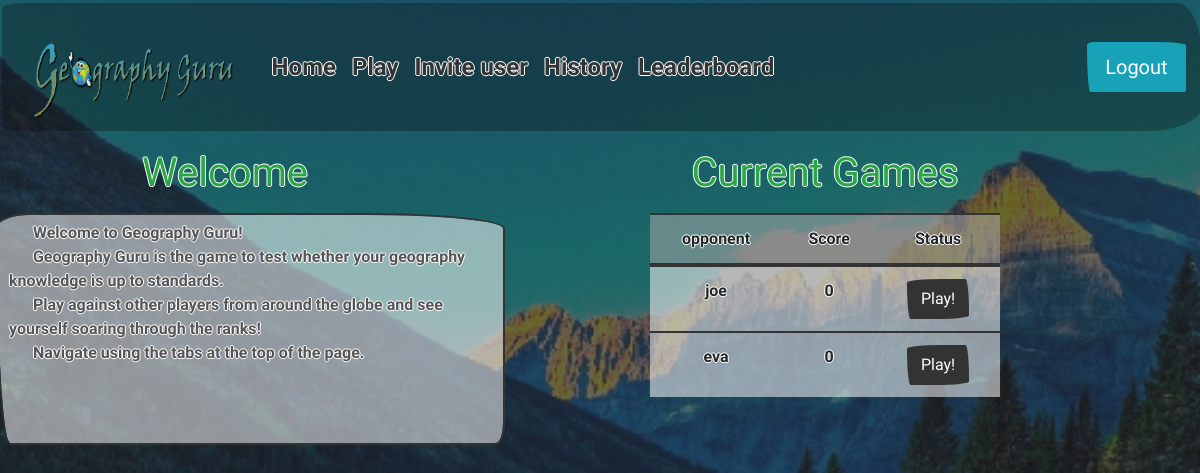
/ (signed in), run on the app's committed database.
### tables this page shows
CREATE TABLE 'games' ('game_id' integer PRIMARY KEY AUTOINCREMENT NOT NULL, 'player1_id' integer NOT NULL, 'player2_id' integer NOT NULL, 'questions' text NOT NULL, 'score' INTEGER NOT NULL DEFAULT 999, 'player1_name' text, 'player2_name' text, 'status' text NOT NULL DEFAULT 'starting');

### application.py (the view, shortened to what this page needs)
@app.route("/", methods=["GET", "POST"])
@login_required
def index():
    session["score"] = 0
    finished = session.get("finished")
    if request.method == "GET":
        user_index = index_info(session.get("user_id"))
        rows = user_index[0]
        rows2 = user_index[1]
        if rows or rows2:
            return render_template("index.html", current=rows, current2=rows2, finished=finished)
        else:
            return render_template("index.html", finished=finished)

### helpers.py (called while the page is built)
def login_required(f):
    @wraps(f)
    def decorated_function(*args, **kwargs):
        if session.get("user_id") is None:
            return redirect("/login")
        return f(*args, **kwargs)
    return decorated_function

def index_info(user_id):
    sent = db.execute("SELECT game_id, player1_name, player2_name, score, status FROM games WHERE player1_id = :id and status = :active",
                      id=session["user_id"], active=("active"))
    received = db.execute("SELECT game_id, player1_name, player2_name, score, status FROM games WHERE player2_id = :id and status = :active",
                          id=session["user_id"], active=("active"))
    return [sent, received]

### templates/index.html (shortened to what this page needs)
{% extends "layout.html" %}
{% block main %}
<div class="row">
  <div class="column left">
    <div class="form-group">
    <h1><p class ="text-success">Welcome</p></h1>
    <div class = "box">
    <textarea disabled class="form-control" id="welcometext" rows="9" cols="50">
      Welcome to Geography Guru!
      Geography Guru is the game to test whether your geography knowledge is up to standards.
      Play against other players from around the globe and see yourself soaring through the ranks!
      Navigate using the tabs at the top of the page.
    </textarea>
    </div>
    </div>
  </div>
  <div class="column right">
    <h1><p class ="text-success">Current Games</p></h1>
    <div class="scroller">
    <table class="table">
      <thead>
        <tr>
          <th scope="col">opponent</th></th>
          <th scope="col">Score</th>
          <th colspan="2">Status</th>
        </tr>
      </thead>
      {% if current or current2 %}
          {% for now in current2 %}
            <tr>
              <td>{{ now.player1_name }}</td>
              <td colspan="1">{{ now.score }}</td>
              <td colspan="2">
                <form>
                  <button class="btn btn-primary" value="{{ now.game_id }}" name="game_id" type="submit" formmethod="POST">Play!</button>
                </form>
              </td>
            </tr>
          {% endfor %}
        {% else %}
          <td colspan="4">No current games :(</td>
        {% endif %}
    </table>
    </div>
  </div>
</div>
{% endblock %}

### static/styles.css (style rules this page uses)
body { background-image: url("background3.png"); background-repeat: no-repeat; background-attachment: fixed; background-position: center; text-align: center; color: black; font-weight: 600; text-shadow: -1px 0 white, 0 1px white, 1px 0 white, 0 -1px white; height: 100%; background-size: cover; }
html, body { margin: 0; height: 100vh; overflow: hidden }
.table { border-radius: 5px; width: 50%; margin: 0px auto; float: none; }
.scroller { max-height: 70%; overflow-y: scroll; }
table { text-align: center; }
table th { background-color: #aaaaaa87; }
table td { background-color: #ffffff87; }
* { box-sizing: border-box; }
.column { float: left; padding: 10px; height: 100%; }
.left { width: 40%; }
.right { width: 60%; }
.row { width: 100%; height: 100vh; overflow: hidden; }
main .form-control { display: inline-block; width: auto; }
main td { text-align: center; }
#welcometext { resize: none; background-color: #ffffff87; font-weight: 600; text-shadow: -1px 0 white, 0 1px white, 1px 0 white, 0 -1px white; }

### data on the page
games: player1_name "joe", score "0", {{ now.game_id }} 84 (drawn)
games: player1_name "eva", score "0", {{ now.game_id }} 102 (drawn)
